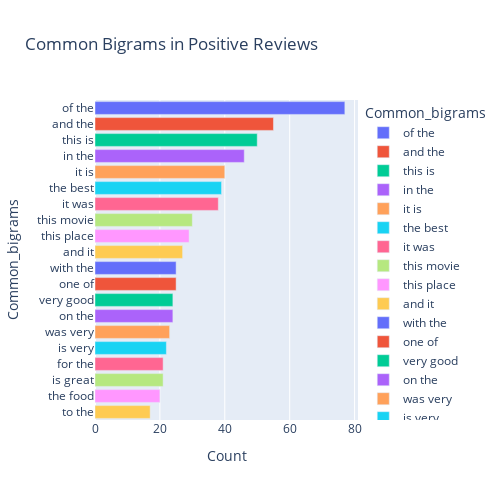

The code cell stored with this chart in its notebook:
### Code cell
# Get the most common bigrams in positive review
most_common_bigrams = get_top_text_ngrams(train_df[train_df['is_positive_sentiment'] == 1]['text'], 20, 2)
most_common_bigrams = dict(most_common_bigrams)

# Create a DataFrame to store the common bigram words
temp = pd.DataFrame(columns=["Common_bigrams", 'Count'])
temp["Common_bigrams"] = list(most_common_bigrams.keys())
temp["Count"] = list(most_common_bigrams.values())

# Create a bar plot using Plotly Express
fig = px.bar(temp, x="Count", y="Common_bigrams", title='Common Bigrams in Positive Reviews',
             orientation='h', width=500, height=500, color='Common_bigrams')

fig.show()

### Figure 1 — Plotly figure (JSON) as saved in the notebook; plotly's stock layout.template omitted (floating-point values rounded to 4 significant figures)
{"data": [{"alignmentgroup": "True", "hovertemplate": "Common_bigrams=%{y}<br>Count=%{x}<extra></extra>", "legendgroup": "of the", "marker": {"color": "#636efa", "pattern": {"shape": ""}}, "name": "of the", "offsetgroup": "of the", "orientation": "h", "showlegend": true, "textposition": "auto", "type": "bar", "x": [77], "xaxis": "x", "y": ["of the"], "yaxis": "y"}, {"alignmentgroup": "True", "hovertemplate": "Common_bigrams=%{y}<br>Count=%{x}<extra></extra>", "legendgroup": "and the", "marker": {"color": "#EF553B", "pattern": {"shape": ""}}, "name": "and the", "offsetgroup": "and the", "orientation": "h", "showlegend": true, "textposition": "auto", "type": "bar", "x": [55], "xaxis": "x", "y": ["and the"], "yaxis": "y"}, {"alignmentgroup": "True", "hovertemplate": "Common_bigrams=%{y}<br>Count=%{x}<extra></extra>", "legendgroup": "this is", "marker": {"color": "#00cc96", "pattern": {"shape": ""}}, "name": "this is", "offsetgroup": "this is", "orientation": "h", "showlegend": true, "textposition": "auto", "type": "bar", "x": [50], "xaxis": "x", "y": ["this is"], "yaxis": "y"}, {"alignmentgroup": "True", "hovertemplate": "Common_bigrams=%{y}<br>Count=%{x}<extra></extra>", "legendgroup": "in the", "marker": {"color": "#ab63fa", "pattern": {"shape": ""}}, "name": "in the", "offsetgroup": "in the", "orientation": "h", "showlegend": true, "textposition": "auto", "type": "bar", "x": [46], "xaxis": "x", "y": ["in the"], "yaxis": "y"}, {"alignmentgroup": "True", "hovertemplate": "Common_bigrams=%{y}<br>Count=%{x}<extra></extra>", "legendgroup": "it is", "marker": {"color": "#FFA15A", "pattern": {"shape": ""}}, "name": "it is", "offsetgroup": "it is", "orientation": "h", "showlegend": true, "textposition": "auto", "type": "bar", "x": [40], "xaxis": "x", "y": ["it is"], "yaxis": "y"}, {"alignmentgroup": "True", "hovertemplate": "Common_bigrams=%{y}<br>Count=%{x}<extra></extra>", "legendgroup": "the best", "marker": {"color": "#19d3f3", "pattern": {"shape": ""}}, "name": "the best", "offsetgroup": "the best", "orientation": "h", "showlegend": true, "textposition": "auto", "type": "bar", "x": [39], "xaxis": "x", "y": ["the best"], "yaxis": "y"}, {"alignmentgroup": "True", "hovertemplate": "Common_bigrams=%{y}<br>Count=%{x}<extra></extra>", "legendgroup": "it was", "marker": {"color": "#FF6692", "pattern": {"shape": ""}}, "name": "it was", "offsetgroup": "it was", "orientation": "h", "showlegend": true, "textposition": "auto", "type": "bar", "x": [38], "xaxis": "x", "y": ["it was"], "yaxis": "y"}, {"alignmentgroup": "True", "hovertemplate": "Common_bigrams=%{y}<br>Count=%{x}<extra></extra>", "legendgroup": "this movie", "marker": {"color": "#B6E880", "pattern": {"shape": ""}}, "name": "this movie", "offsetgroup": "this movie", "orientation": "h", "showlegend": true, "textposition": "auto", "type": "bar", "x": [30], "xaxis": "x", "y": ["this movie"], "yaxis": "y"}, {"alignmentgroup": "True", "hovertemplate": "Common_bigrams=%{y}<br>Count=%{x}<extra></extra>", "legendgroup": "this place", "marker": {"color": "#FF97FF", "pattern": {"shape": ""}}, "name": "this place", "offsetgroup": "this place", "orientation": "h", "showlegend": true, "textposition": "auto", "type": "bar", "x": [29], "xaxis": "x", "y": ["this place"], "yaxis": "y"}, {"alignmentgroup": "True", "hovertemplate": "Common_bigrams=%{y}<br>Count=%{x}<extra></extra>", "legendgroup": "and it", "marker": {"color": "#FECB52", "pattern": {"shape": ""}}, "name": "and it", "offsetgroup": "and it", "orientation": "h", "showlegend": true, "textposition": "auto", "type": "bar", "x": [27], "xaxis": "x", "y": ["and it"], "yaxis": "y"}, {"alignmentgroup": "True", "hovertemplate": "Common_bigrams=%{y}<br>Count=%{x}<extra></extra>", "legendgroup": "with the", "marker": {"color": "#636efa", "pattern": {"shape": ""}}, "name": "with the", "offsetgroup": "with the", "orientation": "h", "showlegend": true, "textposition": "auto", "type": "bar", "x": [25], "xaxis": "x", "y": ["with the"], "yaxis": "y"}, {"alignmentgroup": "True", "hovertemplate": "Common_bigrams=%{y}<br>Count=%{x}<extra></extra>", "legendgroup": "one of", "marker": {"color": "#EF553B", "pattern": {"shape": ""}}, "name": "one of", "offsetgroup": "one of", "orientation": "h", "showlegend": true, "textposition": "auto", "type": "bar", "x": [25], "xaxis": "x", "y": ["one of"], "yaxis": "y"}, {"alignmentgroup": "True", "hovertemplate": "Common_bigrams=%{y}<br>Count=%{x}<extra></extra>", "legendgroup": "very good", "marker": {"color": "#00cc96", "pattern": {"shape": ""}}, "name": "very good", "offsetgroup": "very good", "orientation": "h", "showlegend": true, "textposition": "auto", "type": "bar", "x": [24], "xaxis": "x", "y": ["very good"], "yaxis": "y"}, {"alignmentgroup": "True", "hovertemplate": "Common_bigrams=%{y}<br>Count=%{x}<extra></extra>", "legendgroup": "on the", "marker": {"color": "#ab63fa", "pattern": {"shape": ""}}, "name": "on the", "offsetgroup": "on the", "orientation": "h", "showlegend": true, "textposition": "auto", "type": "bar", "x": [24], "xaxis": "x", "y": ["on the"], "yaxis": "y"}, {"alignmentgroup": "True", "hovertemplate": "Common_bigrams=%{y}<br>Count=%{x}<extra></extra>", "legendgroup": "was very", "marker": {"color": "#FFA15A", "pattern": {"shape": ""}}, "name": "was very", "offsetgroup": "was very", "orientation": "h", "showlegend": true, "textposition": "auto", "type": "bar", "x": [23], "xaxis": "x", "y": ["was very"], "yaxis": "y"}, {"alignmentgroup": "True", "hovertemplate": "Common_bigrams=%{y}<br>Count=%{x}<extra></extra>", "legendgroup": "is very", "marker": {"color": "#19d3f3", "pattern": {"shape": ""}}, "name": "is very", "offsetgroup": "is very", "orientation": "h", "showlegend": true, "textposition": "auto", "type": "bar", "x": [22], "xaxis": "x", "y": ["is very"], "yaxis": "y"}, {"alignmentgroup": "True", "hovertemplate": "Common_bigrams=%{y}<br>Count=%{x}<extra></extra>", "legendgroup": "for the", "marker": {"color": "#FF6692", "pattern": {"shape": ""}}, "name": "for the", "offsetgroup": "for the", "orientation": "h", "showlegend": true, "textposition": "auto", "type": "bar", "x": [21], "xaxis": "x", "y": ["for the"], "yaxis": "y"}, {"alignmentgroup": "True", "hovertemplate": "Common_bigrams=%{y}<br>Count=%{x}<extra></extra>", "legendgroup": "is great", "marker": {"color": "#B6E880", "pattern": {"shape": ""}}, "name": "is great", "offsetgroup": "is great", "orientation": "h", "showlegend": true, "textposition": "auto", "type": "bar", "x": [21], "xaxis": "x", "y": ["is great"], "yaxis": "y"}, {"alignmentgroup": "True", "hovertemplate": "Common_bigrams=%{y}<br>Count=%{x}<extra></extra>", "legendgroup": "the food", "marker": {"color": "#FF97FF", "pattern": {"shape": ""}}, "name": "the food", "offsetgroup": "the food", "orientation": "h", "showlegend": true, "textposition": "auto", "type": "bar", "x": [20], "xaxis": "x", "y": ["the food"], "yaxis": "y"}, {"alignmentgroup": "True", "hovertemplate": "Common_bigrams=%{y}<br>Count=%{x}<extra></extra>", "legendgroup": "to the", "marker": {"color": "#FECB52", "pattern": {"shape": ""}}, "name": "to the", "offsetgroup": "to the", "orientation": "h", "showlegend": true, "textposition": "auto", "type": "bar", "x": [17], "xaxis": "x", "y": ["to the"], "yaxis": "y"}], "layout": {"barmode": "relative", "height": 500, "legend": {"title": {"text": "Common_bigrams"}, "tracegroupgap": 0}, "title": {"text": "Common Bigrams in Positive Reviews"}, "width": 500, "xaxis": {"anchor": "y", "domain": [0, 1], "title": {"text": "Count"}}, "yaxis": {"anchor": "x", "categoryarray": ["to the", "the food", "is great", "for the", "is very", "was very", "on the", "very good", "one of", "with the", "and it", "this place", "this movie", "it was", "the best", "it is", "in the", "this is", "and the", "of the"], "categoryorder": "array", "domain": [0, 1], "title": {"text": "Common_bigrams"}}}}
